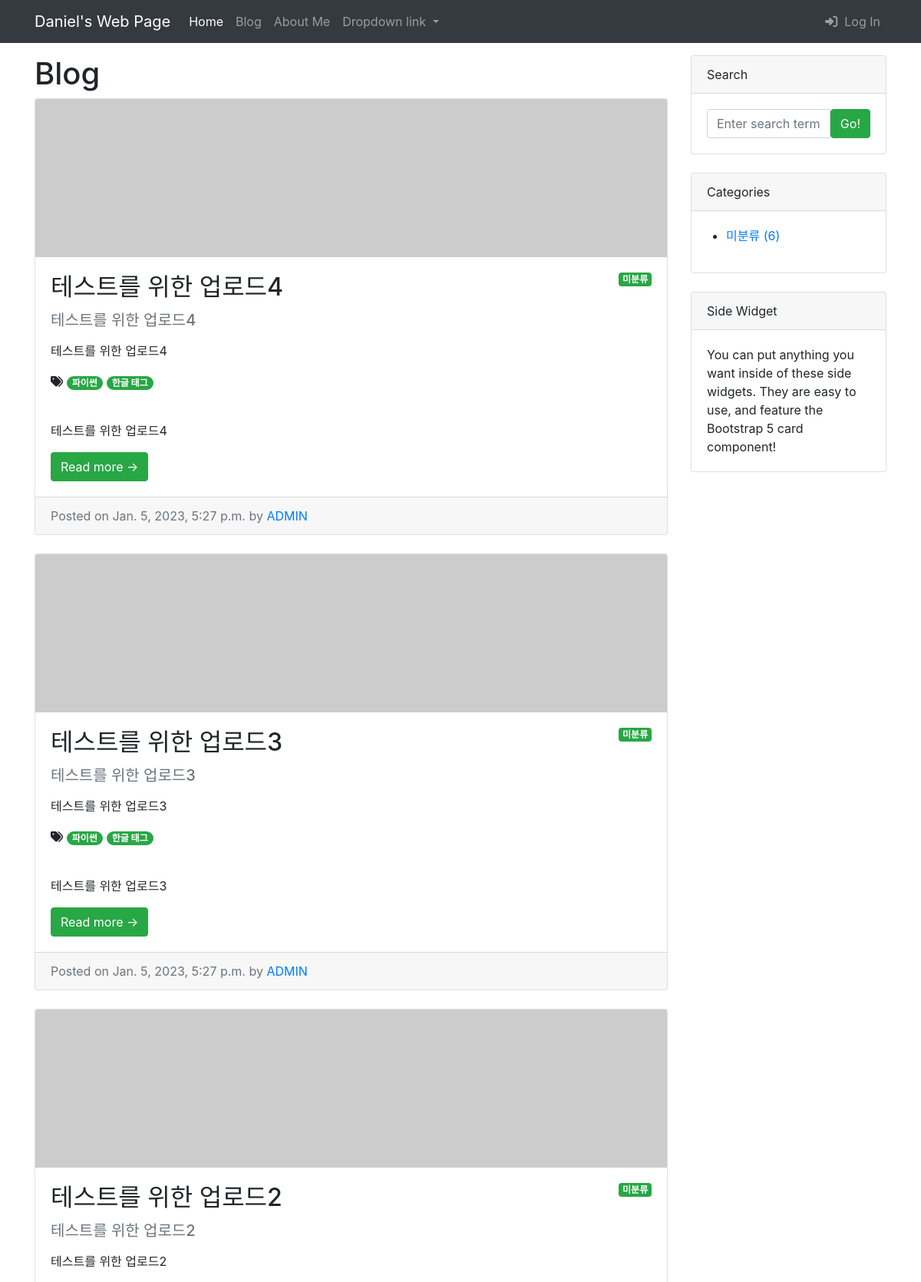
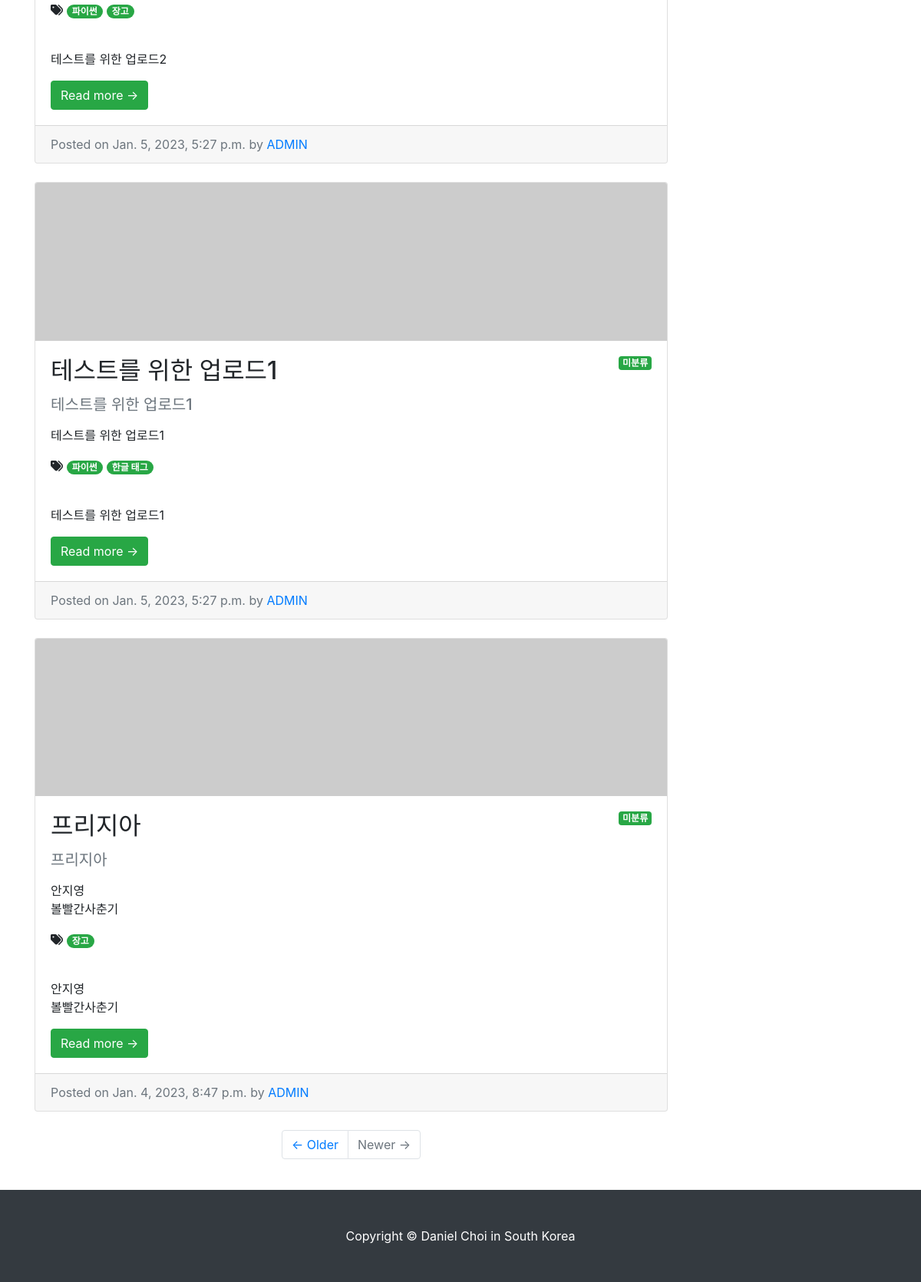
Screenshot of /blog/ with the database file from the repository (2 pictures, top to bottom).
### blog/models.py (models this page shows, shortened)
class Post(models.Model):
    title = models.CharField(max_length=30)
    hook_text = models.CharField(max_length=100, blank=True)
    content = MarkdownxField()
    head_image = models.ImageField(
        upload_to='blog/images/%Y/%m/%d/', blank=True)
    file_upload = models.FileField(
        upload_to='blog/files/%Y/%m/%d/', blank=True)
    created_at = models.DateTimeField(auto_now_add=True)
    updated_at = models.DateTimeField(auto_now=True)
    author = models.ForeignKey(User, on_delete=models.SET_NULL, null=True)
    category = models.ForeignKey(
        Category, on_delete=models.SET_NULL, null=True, blank=True)
    tags = models.ManyToManyField(Tag, blank=True)
    def get_absolute_url(self):
        return f'/blog/{self.pk}'

class Tag(models.Model):
    name = models.CharField(max_length=50)
    slug = models.SlugField(max_length=200, unique=True, allow_unicode=True)
    def __str__(self):
        return self.name
    def get_absolute_url(self):
        return f'/blog/tag/{self.slug}/'

### blog/views.py (the view)
# urls.py: path('', views.PostList.as_view()),
class PostList(ListView):
    model = Post
    ordering = '-pk'
    paginate_by = 5
    def get_context_data(self, **kwargs):
        context = super(PostList, self).get_context_data()
        context['categories'] = Category.objects.all()
        context['no_category_post_count'] = Post.objects.filter(
            category=None).count()
        return context

### templates/blog/post_list.html (shortened to what this page needs)
{% extends 'blog/base.html' %}
{% block main_area %}
<h1>Blog
</h1>
    {% if post_list.exists %}
    {% for p in post_list %}
    <div class="card mb-4" id="post-{{ p.pk }}">
        {% if p.head_image %}
        <img class="card-img-top" src="{{ p.head_image.url }}" alt="{{ p }} head image"/>
        {% else %}
        <img class="card-img-top" src="https://picsum.photos/seed/{{ p.id }}/800/200" alt="random_image">
        {% endif %}
        <div class="card-body">
            {% if p.category %}
            <span class="badge badge-success float-right">{{ p.category }}</span>
            {% else %}
            <span class="badge badge-success float-right">미분류</span>
            {% endif %}
            <h2 class="card-title">{{ p.title }}</h2>
            {% if p.hook_text %}
            <h5 class="text-muted">{{ p.hook_text }}</h5>
            {% endif %}
            <p class="card-text">{{ p.content|linebreaks|truncatewords_html:45|safe }}</p>
            {% if p.tags.exists %}
                <i class="fa-solid fa-tags"></i>
                {% for tag in p.tags.iterator %}
                <a href="{{ tag.get_absolute_url }}">
                    <span class="badge badge-pill badge-success">{{ tag }}</span></a>
                {% endfor %}
                <br>
                <br>
            {% endif %}
            <p class="card-text">{{ p.content|linebreaks|truncatewords:45 }}</p>
            <a class="btn btn-success" href="{{ p.get_absolute_url }}">Read more →</a>
        </div>
        <div class="card-footer text-muted">
            Posted on {{ p.created_at }} by
            <a href="#">{{ p.author|upper }}</a>
        </div>
    </div>
    {% endfor %}
    {% else %}
    <h3>아직 게시물이 없습니다.</h3>
    {% endif %}
    {% if is_paginated %}
    <ul class="pagination justify-content-center mb-4">
        {% if page_obj.has_next %}
            <li class="page-item">
                <a class="page-link" href="?page={{ page_obj.next_page_number }}">&larr; Older</a>
            </li>
        {% else %}
            <li class="page-item disabled">
                <a class="page-link" href="#">&larr; Order</a>
            </li>
        {% endif %}
        {% if page_obj.has_previous %}
        <li class="page-item">
            <a class="page-link" href="?page={{ page_obj.previous_page_number }}">Newer &rarr;</a>
        </li>
        {% else %}
        <li class="page-item disabled">
            <a class="page-link" href="#">Newer &rarr;</a>
        </li>
        {% endif %}
    </ul>
    {% endif %}
{% endblock  %}

### rows the page displays
Post: shows "미분류", title "테스트를 위한 업로드4", hook_text "테스트를 위한 업로드4", content "테스트를 위한 업로드4", created_at "Jan. 5, 2023, 5:27 p.m.", author "ADMIN"
Tag: name "파이썬"
Tag: name "한글 태그"
Post: shows "미분류", title "테스트를 위한 업로드3", hook_text "테스트를 위한 업로드3", content "테스트를 위한 업로드3", created_at "Jan. 5, 2023, 5:27 p.m.", author "ADMIN"
Post: shows "미분류", title "테스트를 위한 업로드2", hook_text "테스트를 위한 업로드2", content "테스트를 위한 업로드2", created_at "Jan. 5, 2023, 5:27 p.m.", author "ADMIN"
Tag: name "장고"
Post: shows "미분류", title "테스트를 위한 업로드1", hook_text "테스트를 위한 업로드1", content "테스트를 위한 업로드1", created_at "Jan. 5, 2023, 5:27 p.m.", author "ADMIN"
Post: shows "미분류", title "프리지아", hook_text "프리지아", content "안지영 볼빨간사춘기", created_at "Jan. 4, 2023, 8:47 p.m.", author "ADMIN"

### other values shown
{{ no_category_post_count }} "6"
